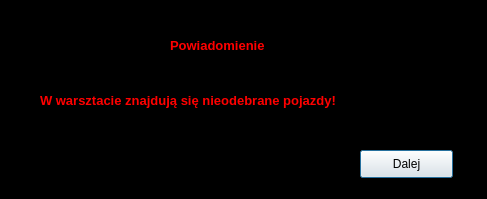
<?xml version="1.0" encoding="UTF-8"?>
<ui version="4.0">
 <class>carToReceiveNotification</class>
 <widget class="QDialog" name="carToReceiveNotification">
  <property name="geometry">
   <rect>
    <x>0</x>
    <y>0</y>
    <width>487</width>
    <height>199</height>
   </rect>
  </property>
  <property name="windowTitle">
   <string>Car Workshop Management</string>
  </property>
  <property name="windowIcon">
   <iconset>
    <normaloff>resources/car.ico</normaloff>resources/car.ico</iconset>
  </property>
  <property name="styleSheet">
   <string notr="true"/>
  </property>
  <widget class="QLabel" name="label">
   <property name="geometry">
    <rect>
     <x>170</x>
     <y>30</y>
     <width>131</width>
     <height>31</height>
    </rect>
   </property>
   <property name="text">
    <string>&lt;html&gt;&lt;head/&gt;&lt;body&gt;&lt;p&gt;&lt;span style=&quot; font-size:10pt; font-weight:600; color:#ff0000;&quot;&gt;Powiadomienie&lt;/span&gt;&lt;/p&gt;&lt;/body&gt;&lt;/html&gt;</string>
   </property>
  </widget>
  <widget class="QLabel" name="label_2">
   <property name="geometry">
    <rect>
     <x>40</x>
     <y>90</y>
     <width>412</width>
     <height>21</height>
    </rect>
   </property>
   <property name="text">
    <string>&lt;html&gt;&lt;head/&gt;&lt;body&gt;&lt;p&gt;&lt;span style=&quot; font-size:10pt; font-weight:600; color:#ff0000;&quot;&gt;W warsztacie znajdują się nieodebrane pojazdy!&lt;/span&gt;&lt;/p&gt;&lt;/body&gt;&lt;/html&gt;</string>
   </property>
  </widget>
  <widget class="QPushButton" name="pushButton">
   <property name="geometry">
    <rect>
     <x>360</x>
     <y>150</y>
     <width>93</width>
     <height>28</height>
    </rect>
   </property>
   <property name="styleSheet">
    <string notr="true"/>
   </property>
   <property name="text">
    <string>Dalej</string>
   </property>
  </widget>
  <widget class="QLabel" name="label_3">
   <property name="geometry">
    <rect>
     <x>-6</x>
     <y>-5</y>
     <width>501</width>
     <height>211</height>
    </rect>
   </property>
   <property name="styleSheet">
    <string notr="true">background: black</string>
   </property>
   <property name="text">
    <string/>
   </property>
  </widget>
  <zorder>label_3</zorder>
  <zorder>label</zorder>
  <zorder>label_2</zorder>
  <zorder>pushButton</zorder>
 </widget>
 <resources/>
 <connections/>
</ui>
